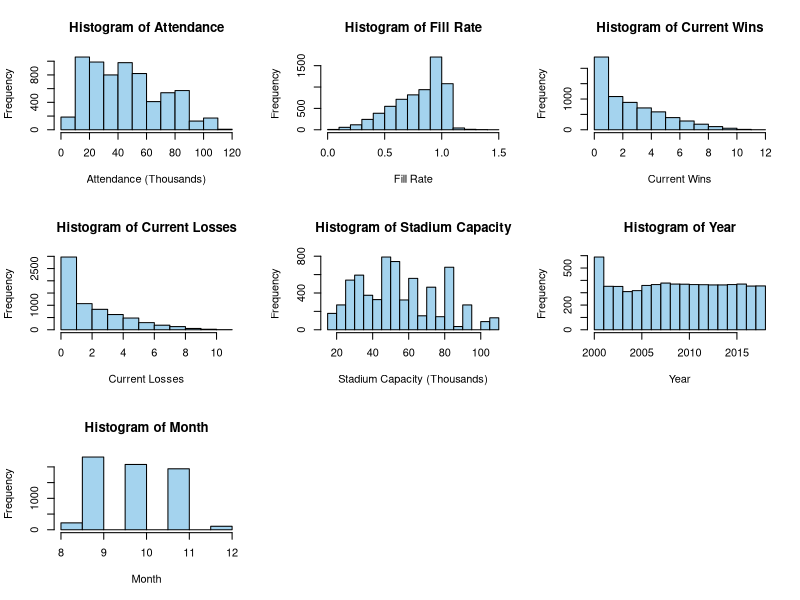
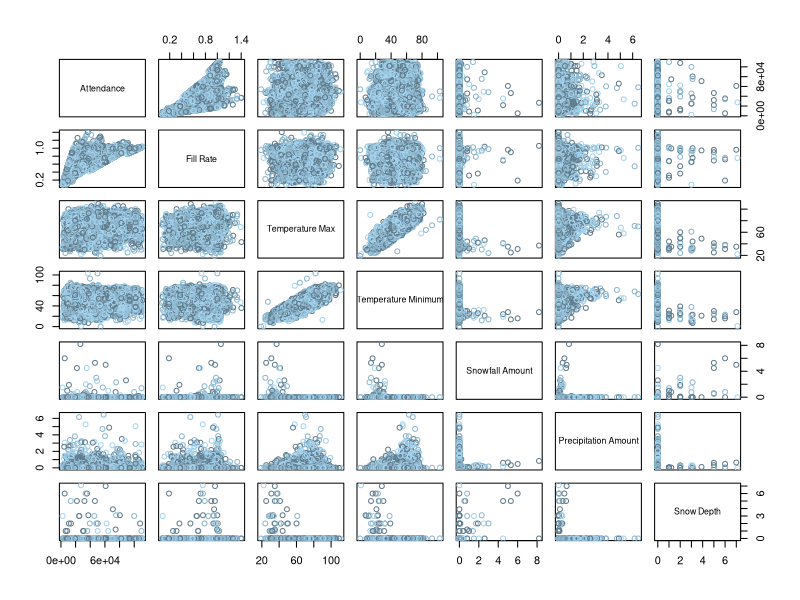
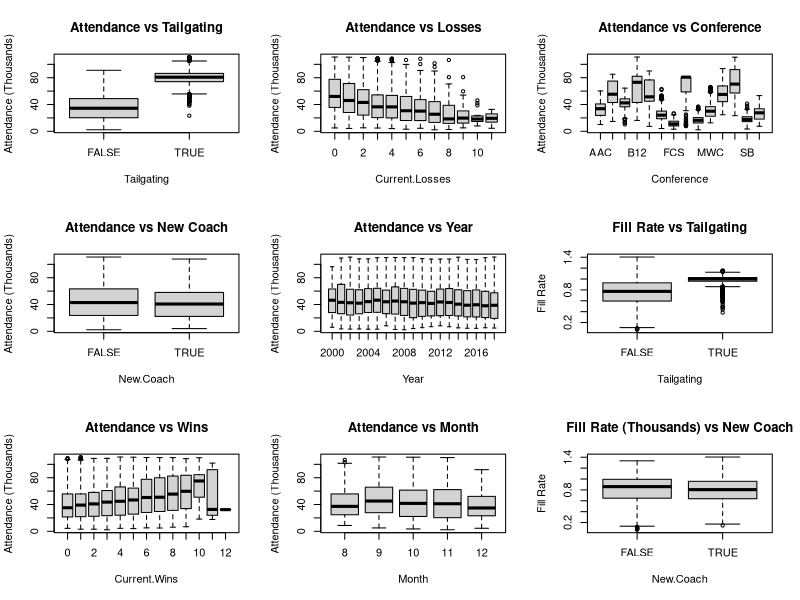
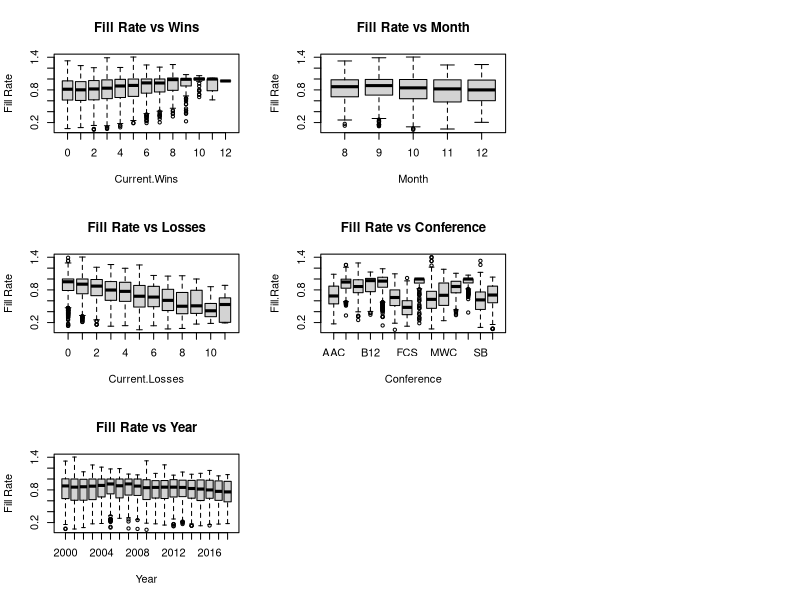
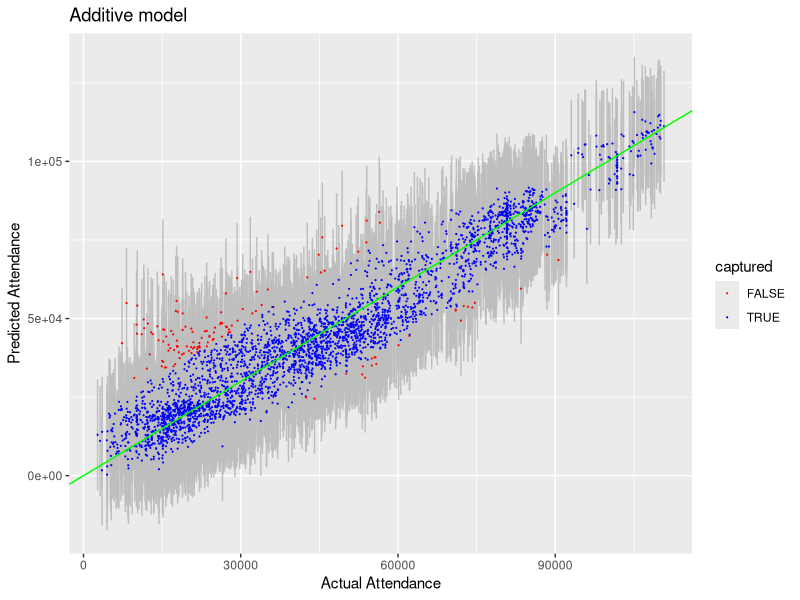
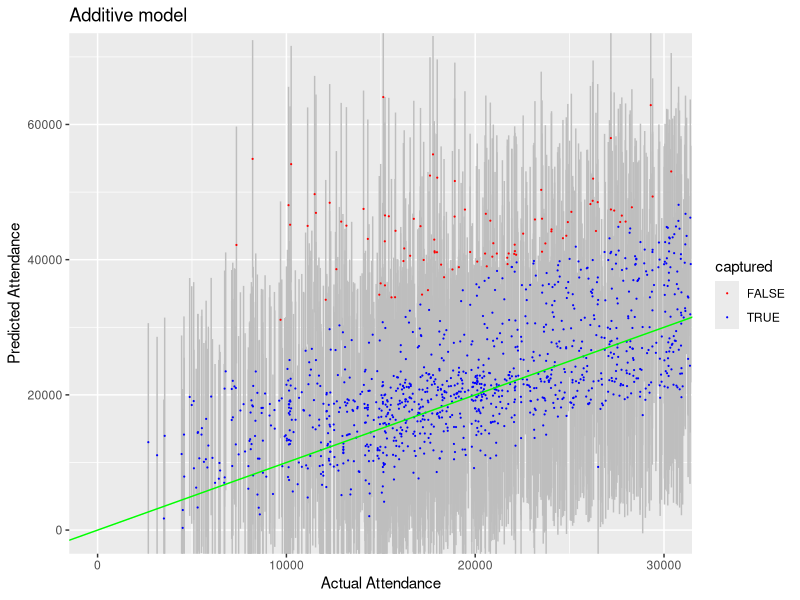
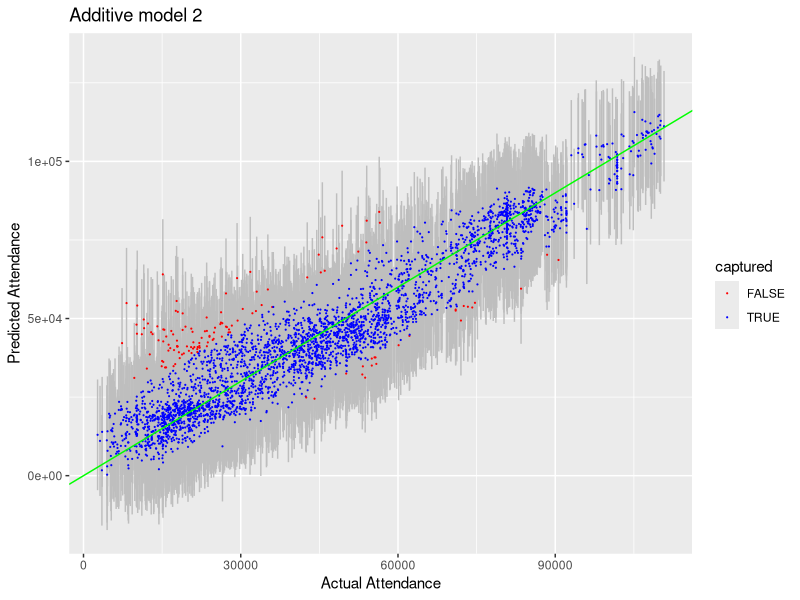
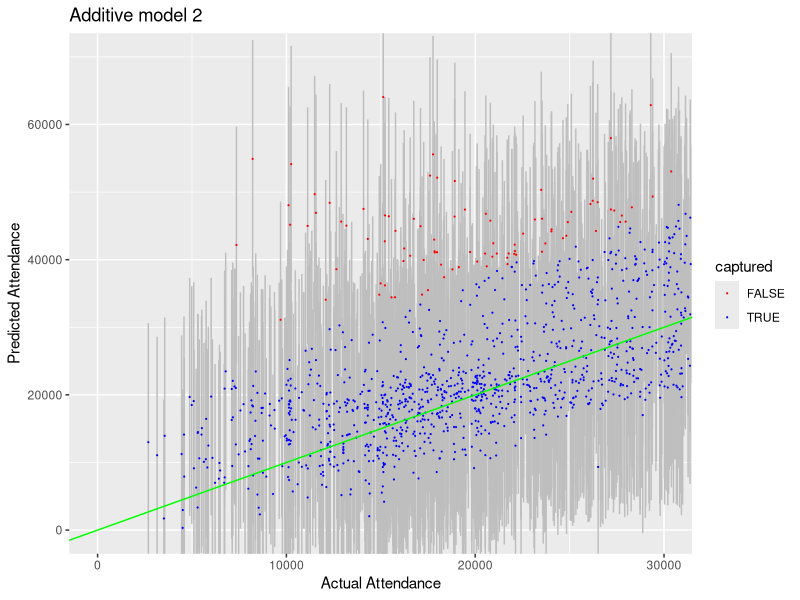

Source code (R) for these figures, in order:
## ---- chunk 1
# General set-up for the report.
# I find this useful, but you may improve upon, ignore, or remove
#  (possibly at your own peril).
# Tasks accomplished:
# Don't print out code
# Save results so that code blocks aren't re-run unless code
# changes (cache), _or_ a relevant earlier code block changed (autodep),
# don't clutter R output with messages or warnings (message, warning)
library(MASS)
library(knitr)
library(tidyverse)
library(dplyr)
library(ggthemes)
library(gridExtra)
library(ggplot2)
library(GGally)
opts_chunk$set(echo=FALSE,
               cache=TRUE, autodep=TRUE,
               message=FALSE, warning=FALSE)
# Turn off meaningless clutter in summary() output
options(show.signif.stars=FALSE)
## ---- chunk 2
attendance.data = read.csv("CFBeattendance.csv")
## ---- chunk 3
attendance.data = attendance.data[-c(5436,5443,5450,5457, 4522, 4524, 4526, 4528, 4530, 4532),]
## ---- chunk 4
attendance.data[4424, 24] = 12

attendance.data$Conference[which(attendance.data$Team=="Oregon State")] = "Pac-12"

attendance.data$Conference[which(attendance.data$Team=="USC")] = "Pac-12"

rutgers = attendance.data[which(attendance.data$Team=="Rutgers"),]
yr = 2000
while(yr<2013){
        rutgers$Conference[which(rutgers$Year==yr)] = "Big East"
        yr = yr+1
}
attendance.data$Conference[which(attendance.data$Team=="Rutgers")] = rutgers$Conference

boston_college = attendance.data[which(attendance.data$Team=="Boston College"),]
yr = 2000
while(yr<2005){
        boston_college$Conference[which(boston_college$Year==yr)] = "Big East"
        yr = yr+1
}
attendance.data$Conference[which(attendance.data$Team=="Boston College")] = boston_college$Conference

smu = attendance.data[which(attendance.data$Team=="SMU"),]
yr = 2005
while(yr<2013){
        smu$Conference[which(smu$Year==yr)] = "CUSA"
        yr = yr+1
}
attendance.data$Conference[which(attendance.data$Team=="SMU")] = smu$Conference

south_alabama = attendance.data[which(attendance.data$Team=="South Alabama"),]
yr = 2013
while(yr<2019){
        south_alabama$Conference[which(south_alabama$Year==yr)] = "Sun Belt"
        yr = yr+1
}
attendance.data$Conference[which(attendance.data$Team=="South Alabama")] = south_alabama$Conference

west_virginia = attendance.data[which(attendance.data$Team=="West Virginia"),]
yr = 2000
while(yr<2012){
        west_virginia$Conference[which(west_virginia$Year==yr)] = "Big East"
        yr = yr+1
}
attendance.data$Conference[which(attendance.data$Team=="West Virginia")] = west_virginia$Conference

memphis = attendance.data[which(attendance.data$Team=="Memphis"),]
memphis$Conference[which(memphis$Year==2013)] = "AAC"
attendance.data$Conference[which(attendance.data$Team=="Memphis")] = memphis$Conference

mid_tennessee = attendance.data[which(attendance.data$Team=="Middle Tennessee"),]
mid_tennessee$Conference[which(mid_tennessee$Year==2001)] = "Sun Belt"
attendance.data$Conference[which(attendance.data$Team=="Middle Tennessee")] = mid_tennessee$Conference

byu = attendance.data[which(attendance.data$Team=="BYU"),]
byu$Conference[which(byu$Year==2011)] = "Independent"
attendance.data$Conference[which(attendance.data$Team=="BYU")] = byu$Conference

fiu = attendance.data[which(attendance.data$Team=="FIU"),]
yr = 2002
while(yr<2005){
        fiu$Conference[which(fiu$Year==yr)] = "FCS"
        yr = yr+1
}
attendance.data$Conference[which(attendance.data$Team=="FIU")] = fiu$Conference

georgia_st = attendance.data[which(attendance.data$Team=="Georgia State"),]
yr = 2011
while(yr<2013){
        georgia_st$Conference[which(georgia_st$Year==yr)] = "FCS"
        yr = yr+1
}
attendance.data$Conference[which(attendance.data$Team=="Georgia State")] = georgia_st$Conference
## ---- chunk 5
attendance.data$RankCoded = double(length=nrow(attendance.data))
attendance.data$OppRankCoded = double(length=nrow(attendance.data))
attendance.data$TVCoded = double(length=nrow(attendance.data))
newtime = str_split(attendance.data$Time, ":")
attendance.data$Hour = double(length=nrow(attendance.data))
attendance.data$Start = double(length=nrow(attendance.data))
attendance.data$Start2 = double(length=nrow(attendance.data))
attendance.data$ConfCoded = double(length=nrow(attendance.data))

for (i in 1:nrow(attendance.data)){
  if (attendance.data$Rank[i]=='NR')attendance.data$RankCoded[i] = 'Unranked'
  else attendance.data$RankCoded[i] = 'Ranked'
  if (attendance.data$Opponent_Rank[i]=='NR')attendance.data$OppRankCoded[i] = 'Unranked'
  else attendance.data$OppRankCoded[i] = 'Ranked'
  if (attendance.data$TV[i]=='Not on TV')attendance.data$TVCoded[i] = 'Not on TV'
  else attendance.data$TVCoded[i] = 'On TV'
  attendance.data$Hour[i] = as.numeric(newtime[[i]][1])
  if (attendance.data$Hour[i] %in% c(10,11,12,13,14,15,16))attendance.data$Start[i] = 'Day'
  else attendance.data$Start[i] = 'Night'
  if (attendance.data$Hour[i] %in% c(10,11,12,13,14,15,16,17))attendance.data$Start2[i] = 'Day'
  else attendance.data$Start2[i] = 'Night'
  if ((attendance.data$Conference[i] %in% c('ACC','Big-10','Big-12','Big East','Pac-12','SEC'))||attendance.data$Team[i]=='Notre Dame')attendance.data$ConfCoded[i] = 'Power'
  else attendance.data$ConfCoded[i] = 'Non-Power'
}
attendance.data$RankCoded = as.factor(attendance.data$RankCoded)
attendance.data$OppRankCoded = as.factor(attendance.data$OppRankCoded)
attendance.data$TVCoded = as.factor(attendance.data$TVCoded)
attendance.data$Start = as.factor(attendance.data$Start)
attendance.data$Start2 = as.factor(attendance.data$Start2)
attendance.data$ConfCoded = as.factor(attendance.data$ConfCoded)
## ---- chunk 6
quan.att = quantile(attendance.data$Attendance, c(0.25, 0.5, 0.75), type = 1, na.rm = TRUE)
quan.fill = quantile(attendance.data$Fill.Rate, c(0.25, 0.5, 0.75), type = 1, na.rm = TRUE)
quan.cap = quantile(attendance.data$Stadium.Capacity, c(0.25, 0.5, 0.75), type = 1, na.rm = TRUE)
quan.att
quan.cap
quan.fill
## ---- chunk 7
par(mfrow = c(3,3))
hist(attendance.data$Attendance/1000, main = "Histogram of Attendance",
     xlab = "Attendance (Thousands)", col = "lightskyblue2")
hist(attendance.data$Fill.Rate, main = "Histogram of Fill Rate",
     xlab = "Fill Rate", col = "lightskyblue2")
hist(attendance.data$Current.Wins, main = "Histogram of Current Wins",
     xlab = "Current Wins", col = "lightskyblue2")
hist(attendance.data$Current.Losses, main = "Histogram of Current Losses",
     xlab = "Current Losses", col = "lightskyblue2")
hist(attendance.data$Stadium.Capacity/1000,
     main = "Histogram of Stadium Capacity",
     xlab = "Stadium Capacity (Thousands)", col = "lightskyblue2")
hist(attendance.data$Year, main = "Histogram of Year", xlab = "Year", col = "lightskyblue2")
hist(attendance.data$Month, main = "Histogram of Month", xlab = "Month", col = "lightskyblue2")
## ---- chunk 8
pairs(Attendance~Fill.Rate+TMAX+TMIN+SNOW+PRCP+SNWD, data=attendance.data, col = c("lightskyblue4","lightskyblue3", "lightskyblue2"), labels = c("Attendance", "Fill Rate", "Temperature Max", "Temperature Minimum", "Snowfall Amount", "Precipitation Amount", "Snow Depth"))
## ---- chunk 9
boxplot(Attendance/1000~Tailgating,data=attendance.data,
        ylab = "Attendance (Thousands)", main = "Attendance vs Tailgating")
boxplot(Attendance/1000~New.Coach,data=attendance.data,
        ylab = "Attendance (Thousands)", main = "Attendance vs New Coach")
boxplot(Attendance/1000~Current.Wins,data=attendance.data,
        ylab = "Attendance (Thousands)", main = "Attendance vs Wins")
boxplot(Attendance/1000~Current.Losses,data=attendance.data,
        ylab = "Attendance (Thousands)", main = "Attendance vs Losses")
boxplot(Attendance/1000~Year, data=attendance.data,
        ylab = "Attendance (Thousands)", main = "Attendance vs Year")
boxplot(Attendance/1000~Month,data=attendance.data,
        ylab = "Attendance (Thousands)", main = "Attendance vs Month")
boxplot(Attendance/1000~Conference, data=attendance.data,
        ylab = "Attendance (Thousands)", main = "Attendance vs Conference",
        names = c("AAC","ACC","B10","B12","BE","CUSA","FCS",
                  "Ind.","MAC","MWC","P12","SEC", "SB","WAC"))
## ---- chunk 10
boxplot(Fill.Rate~Tailgating,data=attendance.data, ylab = "Fill Rate",
        main = "Fill Rate vs Tailgating")
boxplot(Fill.Rate~New.Coach,data=attendance.data, ylab = "Fill Rate",
        main = "Fill Rate (Thousands) vs New Coach")
boxplot(Fill.Rate~Current.Wins,data=attendance.data, ylab = "Fill Rate",
        main = "Fill Rate vs Wins")
boxplot(Fill.Rate~Current.Losses,data=attendance.data, ylab = "Fill Rate",
        main = "Fill Rate vs Losses")
boxplot(Fill.Rate~Year, data=attendance.data, ylab = "Fill Rate",
        main = "Fill Rate vs Year")
boxplot(Fill.Rate~Month,data=attendance.data, ylab = "Fill Rate",
        main = "Fill Rate vs Month")
boxplot(Fill.Rate~Conference, data=attendance.data,
        main = "Fill Rate vs Conference",
        names = c("AAC","ACC","B10","B12","BE","CUSA","FCS",
                  "Ind.","MAC","MWC","P12","SEC", "SB","WAC"))
## ---- chunk 11
n = nrow(attendance.data)
select.rows <- sample(1:n, replace=FALSE, size=floor(n/2))
select.set <- attendance.data[select.rows,]
inference.set <- attendance.data[-select.rows,]
## ---- chunk 12
library(mgcv)
att.gam = gam(Attendance~s(Current.Wins,Current.Losses)+s(Stadium.Capacity)+New.Coach+Tailgating, data=select.set)
att.gam2 = gam(Attendance~s(Current.Wins,Current.Losses)+s(Stadium.Capacity)+Tailgating, data=select.set)
att.gam3 = gam(Attendance~s(Current.Wins,Current.Losses)+s(Stadium.Capacity)+Tailgating+s(TMIN,TMAX), data=select.set)
att.gam4 = gam(Attendance~s(Current.Wins,Current.Losses)+s(Stadium.Capacity)+Tailgating+s(TMIN,TMAX)+RankCoded+OppRankCoded, data=select.set)
att.gam5 = gam(Attendance~s(Current.Wins,Current.Losses)+s(Stadium.Capacity)+Tailgating+s(TMIN,TMAX)+RankCoded+OppRankCoded+Start, data=select.set)
att.gam6 = gam(Attendance~s(Current.Wins,Current.Losses)+s(Stadium.Capacity)+Tailgating+s(TMIN,TMAX)+RankCoded+OppRankCoded+Start2, data=select.set)
att.gam7 = gam(Attendance~s(Current.Wins,Current.Losses)+s(Stadium.Capacity)+Tailgating+s(TMIN,TMAX)+RankCoded+OppRankCoded+ConfCoded, data=select.set)
## ---- chunk 13
mdl_rmse <- function(mdl){
  rmse = sqrt(mean(residuals(mdl)^2))
  return(rmse)
}

mdl_rmse(att.gam)
mdl_rmse(att.gam2)
mdl_rmse(att.gam3)
mdl_rmse(att.gam4)
mdl_rmse(att.gam5)
mdl_rmse(att.gam6)
mdl_rmse(att.gam7)
## ---- chunk 14
fill.gam = gam(Fill.Rate~s(Current.Wins,Current.Losses)+s(Stadium.Capacity)+New.Coach+Tailgating, data=select.set)
fill.gam2 = gam(Fill.Rate~s(Current.Wins,Current.Losses)+s(Stadium.Capacity)+Tailgating, data=select.set)
fill.gam3 = gam(Fill.Rate~s(Current.Wins,Current.Losses)+s(Stadium.Capacity)+Tailgating+s(TMIN,TMAX), data=select.set)
fill.gam4 = gam(Fill.Rate~s(Current.Wins,Current.Losses)+s(Stadium.Capacity)+Tailgating+s(TMIN,TMAX)+RankCoded+OppRankCoded, data=select.set)
fill.gam5 = gam(Fill.Rate~s(Current.Wins,Current.Losses)+s(Stadium.Capacity)+Tailgating+s(TMIN,TMAX)+RankCoded+OppRankCoded+Start, data=select.set)
fill.gam6 = gam(Fill.Rate~s(Current.Wins,Current.Losses)+s(Stadium.Capacity)+Tailgating+s(TMIN,TMAX)+RankCoded+OppRankCoded+Start2, data=select.set)
fill.gam7 = gam(Fill.Rate~s(Current.Wins,Current.Losses)+s(Stadium.Capacity)+Tailgating+s(TMIN,TMAX)+RankCoded+OppRankCoded+Start2+ConfCoded, data=select.set)
## ---- chunk 15
mdl_rmse(fill.gam)
mdl_rmse(fill.gam2)
mdl_rmse(fill.gam3)
mdl_rmse(fill.gam4)
mdl_rmse(fill.gam5)
mdl_rmse(fill.gam6)
mdl_rmse(fill.gam7)
## ---- chunk 16
preds.gam.all = predict(att.gam4, newdata=inference.set, se.fit=TRUE) # no interval here
preds.gam = data.frame(
  obs.value = inference.set$Attendance, 
  fit = preds.gam.all$fit,
  fit.se = preds.gam.all$se.fit)
sigma.gam = sqrt(att.gam4$sig2) # annoyingly in a different place
preds.gam = preds.gam %>% mutate(
  lwr = fit - 2*sqrt(fit.se^2 + sigma.gam^2), 
  upr = fit + 2*sqrt(fit.se^2 + sigma.gam^2), 
  captured = (obs.value <= upr) & (obs.value >= lwr)
  )
mean(preds.gam$captured)# percentage of actual observations inside the CI
round(median(preds.gam.all$se.fit),3) # median size of the pred SEs (log scale)
## ---- chunk 17
pgam <- preds.gam %>%
  ggplot(aes(x=obs.value,y=fit,color=captured)) + 
  geom_errorbar(aes(ymin=lwr, ymax=upr), width=.1,color='grey') + 
  geom_point(size=.1) + geom_abline(slope=1, intercept = 0, color='green') + 
  scale_color_manual(values=c('red','blue')) +
  xlab('Actual Attendance') + ylab('Predicted Attendance') +
  ggtitle('Additive model')
pgam
## ---- chunk 18
pgam + coord_cartesian(xlim=c(0,3e4), ylim=c(0,7e4))
## ---- chunk 19
preds.gam.all2 = predict(att.gam7, newdata=inference.set, se.fit=TRUE) # no interval here
preds.gam2 = data.frame(
  obs.value = inference.set$Attendance, 
  fit = preds.gam.all$fit,
  fit.se = preds.gam.all$se.fit)
sigma.gam2 = sqrt(att.gam4$sig2) # annoyingly in a different place
preds.gam2 = preds.gam2 %>% mutate(
  lwr = fit - 2*sqrt(fit.se^2 + sigma.gam2^2), 
  upr = fit + 2*sqrt(fit.se^2 + sigma.gam2^2), 
  captured = (obs.value <= upr) & (obs.value >= lwr)
  )
mean(preds.gam2$captured)# percentage of actual observations inside the CI
round(median(preds.gam.all2$se.fit),3) # median size of the pred SEs (log scale)
## ---- chunk 20
pgam2 <- preds.gam2 %>%
  ggplot(aes(x=obs.value,y=fit,color=captured)) + 
  geom_errorbar(aes(ymin=lwr, ymax=upr), width=.1,color='grey') + 
  geom_point(size=.1) + geom_abline(slope=1, intercept = 0, color='green') + 
  scale_color_manual(values=c('red','blue')) +
  xlab('Actual Attendance') + ylab('Predicted Attendance') +
  ggtitle('Additive model 2')
pgam2
## ---- chunk 21
pgam2 + coord_cartesian(xlim=c(0,3e4), ylim=c(0,7e4))
## ---- chunk 22
final.att.mdl = att.gam7
final.fill.mdl = fill.gam7

att.coef = coefficients(final.att.mdl)[c(1:5)]
fill.coef = coefficients(final.fill.mdl)[c(1:6)]
## ---- chunk 23
plot(final.att.mdl, pages = 1, scale=0, shade=TRUE, se=2, bty='n', las=1)
## ---- chunk 24
plot(final.fill.mdl, pages = 1, scale=0, shade=TRUE, se=2, bty='n', las=1)
